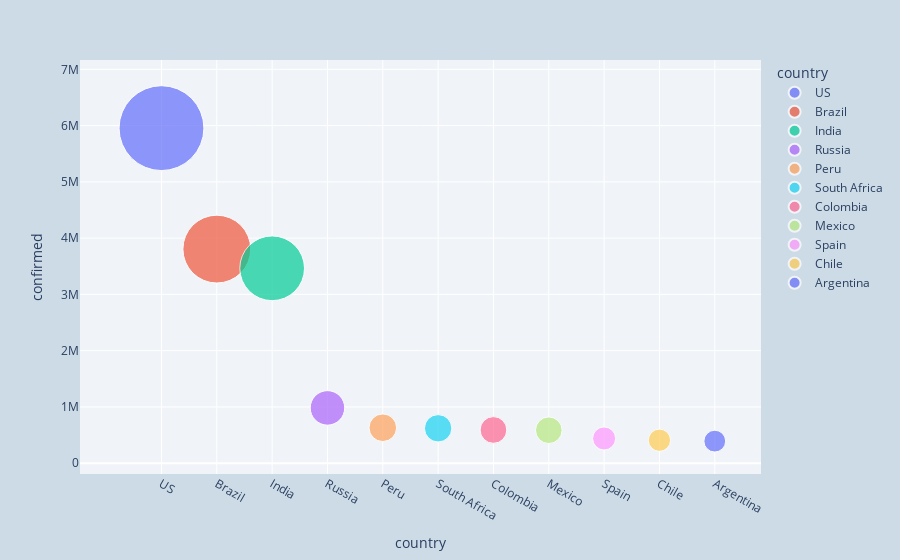

Here is the notebook cell this chart was saved with:
### Code cell
fig = px.scatter(df_country_sorted.head(11), 
                 x= 'country',
                y= 'confirmed',
                size= 'confirmed',
                color= 'country',
                hover_name= "country",
                size_max =60)
layout = Layout(paper_bgcolor='#cddbe7',
                plot_bgcolor='#f0f4f8'
                   )
fig.update_layout(layout)
fig.show()

### Figure 1 — Plotly figure (JSON) as saved in the notebook; plotly's stock layout.template omitted (floating-point values rounded to 4 significant figures)
{"data": [{"hovertemplate": "<b>%{hovertext}</b><br><br>country=%{x}<br>confirmed=%{marker.size}<extra></extra>", "hovertext": ["US"], "legendgroup": "US", "marker": {"color": "#636efa", "size": [5954676], "sizemode": "area", "sizeref": 1654.0, "symbol": "circle"}, "mode": "markers", "name": "US", "orientation": "v", "showlegend": true, "type": "scatter", "x": ["US"], "xaxis": "x", "y": [5954676], "yaxis": "y"}, {"hovertemplate": "<b>%{hovertext}</b><br><br>country=%{x}<br>confirmed=%{marker.size}<extra></extra>", "hovertext": ["Brazil"], "legendgroup": "Brazil", "marker": {"color": "#EF553B", "size": [3804803], "sizemode": "area", "sizeref": 1654.0, "symbol": "circle"}, "mode": "markers", "name": "Brazil", "orientation": "v", "showlegend": true, "type": "scatter", "x": ["Brazil"], "xaxis": "x", "y": [3804803], "yaxis": "y"}, {"hovertemplate": "<b>%{hovertext}</b><br><br>country=%{x}<br>confirmed=%{marker.size}<extra></extra>", "hovertext": ["India"], "legendgroup": "India", "marker": {"color": "#00cc96", "size": [3463972], "sizemode": "area", "sizeref": 1654.0, "symbol": "circle"}, "mode": "markers", "name": "India", "orientation": "v", "showlegend": true, "type": "scatter", "x": ["India"], "xaxis": "x", "y": [3463972], "yaxis": "y"}, {"hovertemplate": "<b>%{hovertext}</b><br><br>country=%{x}<br>confirmed=%{marker.size}<extra></extra>", "hovertext": ["Russia"], "legendgroup": "Russia", "marker": {"color": "#ab63fa", "size": [982573], "sizemode": "area", "sizeref": 1654.0, "symbol": "circle"}, "mode": "markers", "name": "Russia", "orientation": "v", "showlegend": true, "type": "scatter", "x": ["Russia"], "xaxis": "x", "y": [982573], "yaxis": "y"}, {"hovertemplate": "<b>%{hovertext}</b><br><br>country=%{x}<br>confirmed=%{marker.size}<extra></extra>", "hovertext": ["Peru"], "legendgroup": "Peru", "marker": {"color": "#FFA15A", "size": [629961], "sizemode": "area", "sizeref": 1654.0, "symbol": "circle"}, "mode": "markers", "name": "Peru", "orientation": "v", "showlegend": true, "type": "scatter", "x": ["Peru"], "xaxis": "x", "y": [629961], "yaxis": "y"}, {"hovertemplate": "<b>%{hovertext}</b><br><br>country=%{x}<br>confirmed=%{marker.size}<extra></extra>", "hovertext": ["South Africa"], "legendgroup": "South Africa", "marker": {"color": "#19d3f3", "size": [620132], "sizemode": "area", "sizeref": 1654.0, "symbol": "circle"}, "mode": "markers", "name": "South Africa", "orientation": "v", "showlegend": true, "type": "scatter", "x": ["South Africa"], "xaxis": "x", "y": [620132], "yaxis": "y"}, {"hovertemplate": "<b>%{hovertext}</b><br><br>country=%{x}<br>confirmed=%{marker.size}<extra></extra>", "hovertext": ["Colombia"], "legendgroup": "Colombia", "marker": {"color": "#FF6692", "size": [590492], "sizemode": "area", "sizeref": 1654.0, "symbol": "circle"}, "mode": "markers", "name": "Colombia", "orientation": "v", "showlegend": true, "type": "scatter", "x": ["Colombia"], "xaxis": "x", "y": [590492], "yaxis": "y"}, {"hovertemplate": "<b>%{hovertext}</b><br><br>country=%{x}<br>confirmed=%{marker.size}<extra></extra>", "hovertext": ["Mexico"], "legendgroup": "Mexico", "marker": {"color": "#B6E880", "size": [585738], "sizemode": "area", "sizeref": 1654.0, "symbol": "circle"}, "mode": "markers", "name": "Mexico", "orientation": "v", "showlegend": true, "type": "scatter", "x": ["Mexico"], "xaxis": "x", "y": [585738], "yaxis": "y"}, {"hovertemplate": "<b>%{hovertext}</b><br><br>country=%{x}<br>confirmed=%{marker.size}<extra></extra>", "hovertext": ["Spain"], "legendgroup": "Spain", "marker": {"color": "#FF97FF", "size": [439286], "sizemode": "area", "sizeref": 1654.0, "symbol": "circle"}, "mode": "markers", "name": "Spain", "orientation": "v", "showlegend": true, "type": "scatter", "x": ["Spain"], "xaxis": "x", "y": [439286], "yaxis": "y"}, {"hovertemplate": "<b>%{hovertext}</b><br><br>country=%{x}<br>confirmed=%{marker.size}<extra></extra>", "hovertext": ["Chile"], "legendgroup": "Chile", "marker": {"color": "#FECB52", "size": [408009], "sizemode": "area", "sizeref": 1654.0, "symbol": "circle"}, "mode": "markers", "name": "Chile", "orientation": "v", "showlegend": true, "type": "scatter", "x": ["Chile"], "xaxis": "x", "y": [408009], "yaxis": "y"}, {"hovertemplate": "<b>%{hovertext}</b><br><br>country=%{x}<br>confirmed=%{marker.size}<extra></extra>", "hovertext": ["Argentina"], "legendgroup": "Argentina", "marker": {"color": "#636efa", "size": [392009], "sizemode": "area", "sizeref": 1654.0, "symbol": "circle"}, "mode": "markers", "name": "Argentina", "orientation": "v", "showlegend": true, "type": "scatter", "x": ["Argentina"], "xaxis": "x", "y": [392009], "yaxis": "y"}], "layout": {"legend": {"itemsizing": "constant", "title": {"text": "country"}, "tracegroupgap": 0}, "margin": {"t": 60}, "paper_bgcolor": "#cddbe7", "plot_bgcolor": "#f0f4f8", "xaxis": {"anchor": "y", "categoryarray": ["US", "Brazil", "India", "Russia", "Peru", "South Africa", "Colombia", "Mexico", "Spain", "Chile", "Argentina"], "categoryorder": "array", "domain": [0, 1], "title": {"text": "country"}}, "yaxis": {"anchor": "x", "domain": [0, 1], "title": {"text": "confirmed"}}}}
